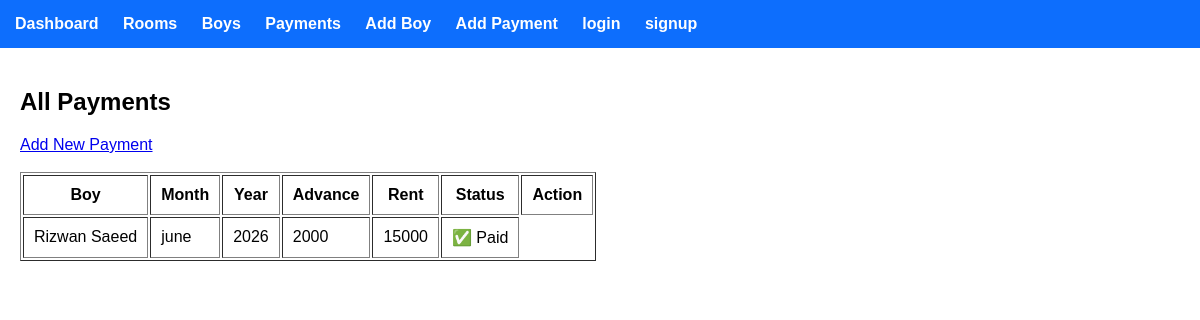
The page /payments/ on the database its author committed.
### payment/models.py (models this page shows, shortened)
class Payment(models.Model):
    STATUS_CHOICES = [
        ("paid", "Paid"),
        ("unpaid", "Unpaid"),
    ]
    boy = models.ForeignKey(
        "hostal.Boy",
        on_delete=models.CASCADE,
        related_name="payments"
    )
    month = models.CharField(max_length=20)
    year = models.IntegerField(default=timezone.now().year)
    advance = models.PositiveIntegerField(default=0)
    rent = models.PositiveIntegerField()
    status = models.CharField(
        max_length=10,
        choices=STATUS_CHOICES,
        default="unpaid"
    )
    paid_date = models.DateField(null=True, blank=True)
    created_at = models.DateTimeField(auto_now_add=True)
    class Meta:
        unique_together=('boy','month','year')

### hostal/models.py (models this page shows, shortened)
class Boy(models.Model):
    room = models.ForeignKey(
        "Room",
        on_delete=models.SET_NULL,
        null=True,
        related_name="boys"
    )
    full_name = models.CharField(max_length=100)
    father_name = models.CharField(max_length=100)
    phone = models.CharField(max_length=15)
    cnic = models.CharField(max_length=20, unique=True)
    address = models.TextField()
    joining_date = models.DateField(default=timezone.now)
    is_active = models.BooleanField(default=True)
    created_at = models.DateTimeField(auto_now_add=True)

### payment/views.py (the view)
# urls.py: path("payments/", views.payment_list, name="payment_list"),
def payment_list(request):
    payments = Payment.objects.all().order_by("-created_at")
    return render(request, "payment/payment_list.html", {"payments": payments})

### payment/templates/payment/payment_list.html (shortened to what this page needs)
{% extends 'payment/base.html' %}
{% block content %}
<!DOCTYPE html>
<html>
<head>
</head>
<body>
<h2>All Payments</h2>
<a href="{% url 'add_payment' %}">Add New Payment</a>
<br><br>
<table border="1" cellpadding="10">
    <tr>
        <th>Boy</th>
        <th>Month</th>
        <th>Year</th>
        <th>Advance</th>
        <th>Rent</th>
        <th>Status</th>
        <th>Action</th>
    </tr>
    {% for p in payments %}
    <tr>
        <td>{{ p.boy.full_name }}</td>
        <td>{{ p.month }}</td>
        <td>{{ p.year }}</td>
        <td>{{ p.advance }}</td>
        <td>{{ p.rent }}</td>
        <td>
            {% if p.status == "paid" %}
                ✅ Paid
            {% else %}
                ❌ Unpaid
            {% endif %}
        </td>
    </tr>
    {% empty %}
    <tr>
        <td colspan="7">No Payments Found</td>
    </tr>
    {% endfor %}
</table>
</body>
</html>
{% endblock %}

### payment/templates/payment/base.html (style rules this page uses)
body { margin:0; font-family:Arial; }

### rows shown on the page
Payment: boy.full_name "Rizwan Saeed", month "june", year "2026", advance "2000", rent "15000", status "✅ Paid"
